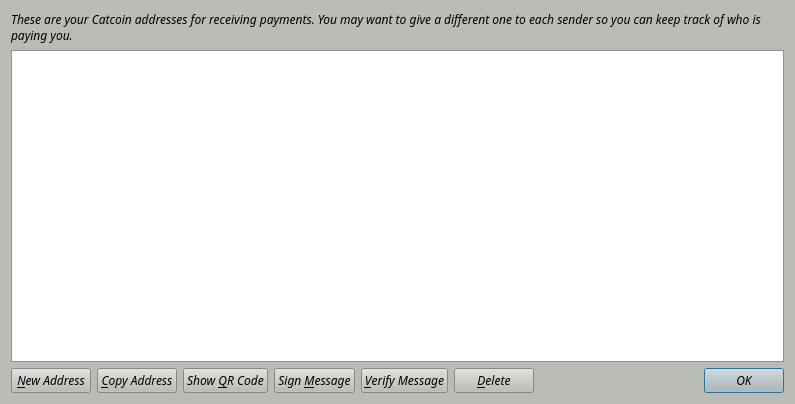
<?xml version="1.0" encoding="UTF-8"?>
<ui version="4.0">
 <class>AddressBookPage</class>
 <widget class="QWidget" name="AddressBookPage">
  <property name="geometry">
   <rect>
    <x>0</x>
    <y>0</y>
    <width>795</width>
    <height>404</height>
   </rect>
  </property>
  <property name="palette">
   <palette>
    <active>
     <colorrole role="WindowText">
      <brush brushstyle="SolidPattern">
       <color alpha="255">
        <red>0</red>
        <green>0</green>
        <blue>0</blue>
       </color>
      </brush>
     </colorrole>
     <colorrole role="Button">
      <brush brushstyle="SolidPattern">
       <color alpha="255">
        <red>186</red>
        <green>189</green>
        <blue>182</blue>
       </color>
      </brush>
     </colorrole>
     <colorrole role="Light">
      <brush brushstyle="SolidPattern">
       <color alpha="255">
        <red>255</red>
        <green>255</green>
        <blue>255</blue>
       </color>
      </brush>
     </colorrole>
     <colorrole role="Midlight">
      <brush brushstyle="SolidPattern">
       <color alpha="255">
        <red>220</red>
        <green>222</green>
        <blue>218</blue>
       </color>
      </brush>
     </colorrole>
     <colorrole role="Dark">
      <brush brushstyle="SolidPattern">
       <color alpha="255">
        <red>93</red>
        <green>94</green>
        <blue>91</blue>
       </color>
      </brush>
     </colorrole>
     <colorrole role="Mid">
      <brush brushstyle="SolidPattern">
       <color alpha="255">
        <red>124</red>
        <green>126</green>
        <blue>121</blue>
       </color>
      </brush>
     </colorrole>
     <colorrole role="Text">
      <brush brushstyle="SolidPattern">
       <color alpha="255">
        <red>0</red>
        <green>0</green>
        <blue>0</blue>
       </color>
      </brush>
     </colorrole>
     <colorrole role="BrightText">
      <brush brushstyle="SolidPattern">
       <color alpha="255">
        <red>255</red>
        <green>255</green>
        <blue>255</blue>
       </color>
      </brush>
     </colorrole>
     <colorrole role="ButtonText">
      <brush brushstyle="SolidPattern">
       <color alpha="255">
        <red>0</red>
        <green>0</green>
        <blue>0</blue>
       </color>
      </brush>
     </colorrole>
     <colorrole role="Base">
      <brush brushstyle="SolidPattern">
       <color alpha="255">
        <red>255</red>
        <green>255</green>
        <blue>255</blue>
       </color>
      </brush>
     </colorrole>
     <colorrole role="Window">
      <brush brushstyle="SolidPattern">
       <color alpha="255">
        <red>186</red>
        <green>189</green>
        <blue>182</blue>
       </color>
      </brush>
     </colorrole>
     <colorrole role="Shadow">
      <brush brushstyle="SolidPattern">
       <color alpha="255">
        <red>0</red>
        <green>0</green>
        <blue>0</blue>
       </color>
      </brush>
     </colorrole>
     <colorrole role="AlternateBase">
      <brush brushstyle="SolidPattern">
       <color alpha="255">
        <red>220</red>
        <green>222</green>
        <blue>218</blue>
       </color>
      </brush>
     </colorrole>
     <colorrole role="ToolTipBase">
      <brush brushstyle="SolidPattern">
       <color alpha="255">
        <red>255</red>
        <green>255</green>
        <blue>220</blue>
       </color>
      </brush>
     </colorrole>
     <colorrole role="ToolTipText">
      <brush brushstyle="SolidPattern">
       <color alpha="255">
        <red>0</red>
        <green>0</green>
        <blue>0</blue>
       </color>
      </brush>
     </colorrole>
    </active>
    <inactive>
     <colorrole role="WindowText">
      <brush brushstyle="SolidPattern">
       <color alpha="255">
        <red>0</red>
        <green>0</green>
        <blue>0</blue>
       </color>
      </brush>
     </colorrole>
     <colorrole role="Button">
      <brush brushstyle="SolidPattern">
       <color alpha="255">
        <red>186</red>
        <green>189</green>
        <blue>182</blue>
       </color>
      </brush>
     </colorrole>
     <colorrole role="Light">
      <brush brushstyle="SolidPattern">
       <color alpha="255">
        <red>255</red>
        <green>255</green>
        <blue>255</blue>
       </color>
      </brush>
     </colorrole>
     <colorrole role="Midlight">
      <brush brushstyle="SolidPattern">
       <color alpha="255">
        <red>220</red>
        <green>222</green>
        <blue>218</blue>
       </color>
      </brush>
     </colorrole>
     <colorrole role="Dark">
      <brush brushstyle="SolidPattern">
       <color alpha="255">
        <red>93</red>
        <green>94</green>
        <blue>91</blue>
       </color>
      </brush>
     </colorrole>
     <colorrole role="Mid">
      <brush brushstyle="SolidPattern">
       <color alpha="255">
        <red>124</red>
        <green>126</green>
        <blue>121</blue>
       </color>
      </brush>
     </colorrole>
     <colorrole role="Text">
      <brush brushstyle="SolidPattern">
       <color alpha="255">
        <red>0</red>
        <green>0</green>
        <blue>0</blue>
       </color>
      </brush>
     </colorrole>
     <colorrole role="BrightText">
      <brush brushstyle="SolidPattern">
       <color alpha="255">
        <red>255</red>
        <green>255</green>
        <blue>255</blue>
       </color>
      </brush>
     </colorrole>
     <colorrole role="ButtonText">
      <brush brushstyle="SolidPattern">
       <color alpha="255">
        <red>0</red>
        <green>0</green>
        <blue>0</blue>
       </color>
      </brush>
     </colorrole>
     <colorrole role="Base">
      <brush brushstyle="SolidPattern">
       <color alpha="255">
        <red>255</red>
        <green>255</green>
        <blue>255</blue>
       </color>
      </brush>
     </colorrole>
     <colorrole role="Window">
      <brush brushstyle="SolidPattern">
       <color alpha="255">
        <red>186</red>
        <green>189</green>
        <blue>182</blue>
       </color>
      </brush>
     </colorrole>
     <colorrole role="Shadow">
      <brush brushstyle="SolidPattern">
       <color alpha="255">
        <red>0</red>
        <green>0</green>
        <blue>0</blue>
       </color>
      </brush>
     </colorrole>
     <colorrole role="AlternateBase">
      <brush brushstyle="SolidPattern">
       <color alpha="255">
        <red>220</red>
        <green>222</green>
        <blue>218</blue>
       </color>
      </brush>
     </colorrole>
     <colorrole role="ToolTipBase">
      <brush brushstyle="SolidPattern">
       <color alpha="255">
        <red>255</red>
        <green>255</green>
        <blue>220</blue>
       </color>
      </brush>
     </colorrole>
     <colorrole role="ToolTipText">
      <brush brushstyle="SolidPattern">
       <color alpha="255">
        <red>0</red>
        <green>0</green>
        <blue>0</blue>
       </color>
      </brush>
     </colorrole>
    </inactive>
    <disabled>
     <colorrole role="WindowText">
      <brush brushstyle="SolidPattern">
       <color alpha="255">
        <red>93</red>
        <green>94</green>
        <blue>91</blue>
       </color>
      </brush>
     </colorrole>
     <colorrole role="Button">
      <brush brushstyle="SolidPattern">
       <color alpha="255">
        <red>186</red>
        <green>189</green>
        <blue>182</blue>
       </color>
      </brush>
     </colorrole>
     <colorrole role="Light">
      <brush brushstyle="SolidPattern">
       <color alpha="255">
        <red>255</red>
        <green>255</green>
        <blue>255</blue>
       </color>
      </brush>
     </colorrole>
     <colorrole role="Midlight">
      <brush brushstyle="SolidPattern">
       <color alpha="255">
        <red>220</red>
        <green>222</green>
        <blue>218</blue>
       </color>
      </brush>
     </colorrole>
     <colorrole role="Dark">
      <brush brushstyle="SolidPattern">
       <color alpha="255">
        <red>93</red>
        <green>94</green>
        <blue>91</blue>
       </color>
      </brush>
     </colorrole>
     <colorrole role="Mid">
      <brush brushstyle="SolidPattern">
       <color alpha="255">
        <red>124</red>
        <green>126</green>
        <blue>121</blue>
       </color>
      </brush>
     </colorrole>
     <colorrole role="Text">
      <brush brushstyle="SolidPattern">
       <color alpha="255">
        <red>93</red>
        <green>94</green>
        <blue>91</blue>
       </color>
      </brush>
     </colorrole>
     <colorrole role="BrightText">
      <brush brushstyle="SolidPattern">
       <color alpha="255">
        <red>255</red>
        <green>255</green>
        <blue>255</blue>
       </color>
      </brush>
     </colorrole>
     <colorrole role="ButtonText">
      <brush brushstyle="SolidPattern">
       <color alpha="255">
        <red>93</red>
        <green>94</green>
        <blue>91</blue>
       </color>
      </brush>
     </colorrole>
     <colorrole role="Base">
      <brush brushstyle="SolidPattern">
       <color alpha="255">
        <red>186</red>
        <green>189</green>
        <blue>182</blue>
       </color>
      </brush>
     </colorrole>
     <colorrole role="Window">
      <brush brushstyle="SolidPattern">
       <color alpha="255">
        <red>186</red>
        <green>189</green>
        <blue>182</blue>
       </color>
      </brush>
     </colorrole>
     <colorrole role="Shadow">
      <brush brushstyle="SolidPattern">
       <color alpha="255">
        <red>0</red>
        <green>0</green>
        <blue>0</blue>
       </color>
      </brush>
     </colorrole>
     <colorrole role="AlternateBase">
      <brush brushstyle="SolidPattern">
       <color alpha="255">
        <red>186</red>
        <green>189</green>
        <blue>182</blue>
       </color>
      </brush>
     </colorrole>
     <colorrole role="ToolTipBase">
      <brush brushstyle="SolidPattern">
       <color alpha="255">
        <red>255</red>
        <green>255</green>
        <blue>220</blue>
       </color>
      </brush>
     </colorrole>
     <colorrole role="ToolTipText">
      <brush brushstyle="SolidPattern">
       <color alpha="255">
        <red>0</red>
        <green>0</green>
        <blue>0</blue>
       </color>
      </brush>
     </colorrole>
    </disabled>
   </palette>
  </property>
  <property name="font">
   <font>
    <family>Sawasdee</family>
    <italic>true</italic>
   </font>
  </property>
  <property name="windowTitle">
   <string>Address Book</string>
  </property>
  <layout class="QVBoxLayout" name="verticalLayout">
   <item>
    <widget class="QLabel" name="labelExplanation">
     <property name="text">
      <string>These are your Catcoin addresses for receiving payments. You may want to give a different one to each sender so you can keep track of who is paying you.</string>
     </property>
     <property name="textFormat">
      <enum>Qt::PlainText</enum>
     </property>
     <property name="wordWrap">
      <bool>true</bool>
     </property>
    </widget>
   </item>
   <item>
    <widget class="QTableView" name="tableView">
     <property name="contextMenuPolicy">
      <enum>Qt::CustomContextMenu</enum>
     </property>
     <property name="toolTip">
      <string>Double-click to edit address or label</string>
     </property>
     <property name="tabKeyNavigation">
      <bool>false</bool>
     </property>
     <property name="selectionMode">
      <enum>QAbstractItemView::SingleSelection</enum>
     </property>
     <property name="selectionBehavior">
      <enum>QAbstractItemView::SelectRows</enum>
     </property>
     <property name="sortingEnabled">
      <bool>true</bool>
     </property>
     <attribute name="verticalHeaderVisible">
      <bool>false</bool>
     </attribute>
    </widget>
   </item>
   <item>
    <layout class="QHBoxLayout" name="horizontalLayout">
     <item>
      <widget class="QPushButton" name="newAddressButton">
       <property name="toolTip">
        <string>Create a new address</string>
       </property>
       <property name="text">
        <string>&amp;New Address</string>
       </property>
      </widget>
     </item>
     <item>
      <widget class="QPushButton" name="copyToClipboard">
       <property name="toolTip">
        <string>Copy the currently selected address to the system clipboard</string>
       </property>
       <property name="text">
        <string>&amp;Copy Address</string>
       </property>
      </widget>
     </item>
     <item>
      <widget class="QPushButton" name="showQRCode">
       <property name="text">
        <string>Show &amp;QR Code</string>
       </property>
      </widget>
     </item>
     <item>
      <widget class="QPushButton" name="signMessage">
       <property name="toolTip">
        <string>Sign a message to prove you own a Catcoin address</string>
       </property>
       <property name="text">
        <string>Sign &amp;Message</string>
       </property>
      </widget>
     </item>
     <item>
      <widget class="QPushButton" name="verifyMessage">
       <property name="toolTip">
        <string>Verify a message to ensure it was signed with a specified Catcoin address</string>
       </property>
       <property name="text">
        <string>&amp;Verify Message</string>
       </property>
      </widget>
     </item>
     <item>
      <widget class="QPushButton" name="deleteButton">
       <property name="toolTip">
        <string>Delete the currently selected address from the list</string>
       </property>
       <property name="text">
        <string>&amp;Delete</string>
       </property>
      </widget>
     </item>
     <item>
      <spacer name="horizontalSpacer">
       <property name="orientation">
        <enum>Qt::Horizontal</enum>
       </property>
       <property name="sizeHint" stdset="0">
        <size>
         <width>40</width>
         <height>20</height>
        </size>
       </property>
      </spacer>
     </item>
     <item>
      <widget class="QDialogButtonBox" name="buttonBox">
       <property name="sizePolicy">
        <sizepolicy hsizetype="Maximum" vsizetype="Fixed">
         <horstretch>0</horstretch>
         <verstretch>0</verstretch>
        </sizepolicy>
       </property>
       <property name="standardButtons">
        <set>QDialogButtonBox::Ok</set>
       </property>
      </widget>
     </item>
    </layout>
   </item>
  </layout>
 </widget>
 <resources/>
 <connections/>
</ui>
